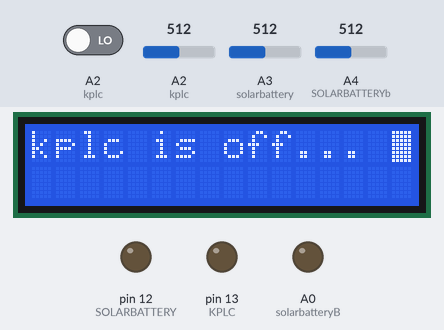
Recording of a sketch running on a simulated Arduino Uno, built with avr-gcc and run on an emulated ATmega328P. On the bench: 16×2 character LCD, output pins drawn as LEDs (lit = HIGH). Inputs (shaded band) come from the test bench; at power-on: A2 (kplc) = 512, A2 (kplc) LOW, A3 (solarbattery) = 512, A4 (SOLARBATTERYb) = 512. The local clock reads 2024-03-15 10:24:30 at power-on unless the sketch sets it; what the sketch prints to the serial monitor is not drawn.

Above: at 1.2 s.
1.3 s: A2 (kplc) set to 716
At 4.5 s:
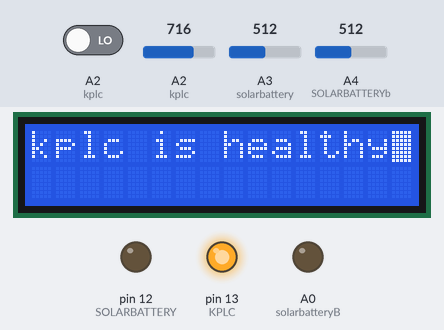
At 7.3 s:
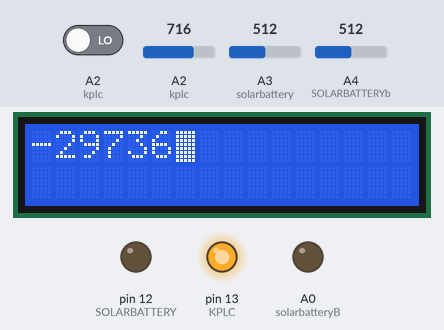
28.6 s: A2 (kplc) driven LOW
At 39.7 s:
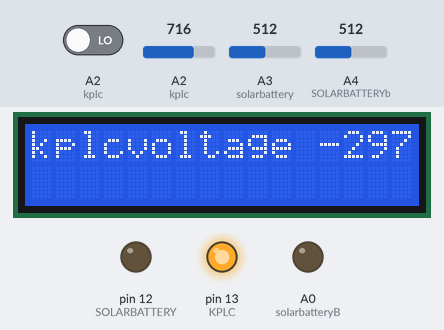
Timing chart, 0 to 41.0 s (numbered marks = the images above; inputs shaded):
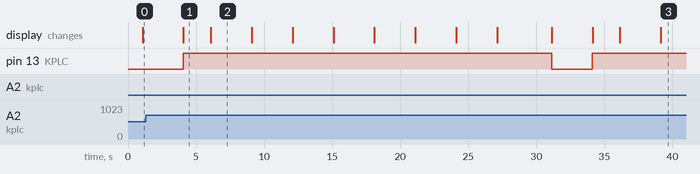

Measured:
- what the display in image 1 shows lasts 2.0 s, from 4.1 s to 6.1 s
- what the display in image 2 shows lasts 3.0 s, from 6.1 s to 9.1 s

The sketch:

Sketch1.ino
```cpp
/*
 Name:		Sketch1.ino
 Created:	1/12/2017 09:22:36
 Author:	Kennedy
*/
#include <LiquidCrystal.h>
#include <RTClib.h>
#include <Wire.h>

RTC_DS1307 rtc;

char buf1[20];


int kplc = A2; // ac voltage is step down, rectified and connected to analog pin 7
int KPLC = 13;//  pin 13 is conected to relay of kplc
int button1 = 8; // button to select one battery
int button2 = 9; //button to select two battery
int solarbattery = A3; // pin A3 is connected to the battery to measure battery votage
int solarbatteryB = 14;
int SOLARBATTERY = 12;//Relay of the solar batery is connected pin 12
int batteryStatus;

int solarChargerA = 6; //relay for charging the first battery.
int solarChargerB = 7; //relay for charging the second battery
int kplCurrent = A0;//pin A0 is connect to the current sensor
int solarCurrent = A1;
int SOLARBATTERYb = A4;// pin A4 is connected to the second solar battery to measure it's voltage.
int SolarPanel = A5;// pin A5 is conncected to check whether the solar panel is active.
int _DATE_;
int _TIME_;
boolean LastStatus = LOW;
boolean LastStatusB = LOW;
int transformeRatio = 50; //this is the transformer ratio of the step down transformer.
int analogVal;
int empty;
int full;
int kplcValue;
int val = 0;  // variable to store the value read
LiquidCrystal lcd(10, 11, 5, 4, 3, 2);
char CurrentBattery;
int KplcCurrentSecond;
int currentSecond;
float kplcPower;
float totalCurrentUnitsUsed;
float totalUnitSaved;
float unitSaved;
float solarPower;
float totalkplcEnegyConsumed;
float kplcEnegyConsumed;


void setup()

{

	Serial.begin(9600);  //  setup serial
	pinMode(kplc, INPUT);
	pinMode(solarbattery, INPUT);
	pinMode(button1, INPUT);
	pinMode(button2, INPUT);
	pinMode(kplCurrent, INPUT);
	pinMode(KPLC, OUTPUT);
	pinMode(SOLARBATTERY, OUTPUT);
	pinMode(solarbatteryB, OUTPUT);
	pinMode(SOLARBATTERYb, INPUT);
	pinMode(solarChargerA, INPUT);
	pinMode(solarChargerB, INPUT);
	lcd.begin(16, 2);
	lcd.clear();
	Wire.begin();
	rtc.begin();
	rtc.adjust(DateTime(F(__DATE__), F(__TIME__)));


}

void loop()
{
	DateTime now = rtc.now();
	{
		Serial.print(F("Date/Time: "));
		Serial.println(buf1);
		delay(1000);
	}

	val = analogRead(kplc);    // read the input pin

	Serial.println(val);             // debug value


									 // code to check whether kplc is on or off
									 // if kplc( utility company) is on, relay connected to it switches in and power from utility company is used.

	if (digitalRead(kplc) == HIGH) {
		digitalWrite(KPLC, HIGH);
		digitalWrite(CurrentBattery, LOW);
		lcd.print("kplc is on... ");
		lcd.blink();

		delay(3000);

	}
	// if kplc is off relay connected to solar battery switches on thus power is supplied from the battery.
	else {
		digitalWrite(CurrentBattery, HIGH);
		digitalWrite(KPLC, LOW);
		lcd.clear();
		lcd.print("kplc is off... ");
		lcd.blink();

		delay(3000);

	}


	//
	// the loop routine runs over and over again forever:
	// read the input on analog pin 0:
	{int kplcVoltage = analogRead(kplc);
	// Convert the analog reading (which goes from 0 - 1023) to a voltage (0 - 5V):
	float voltage = kplcVoltage * (5.0 / 1023.0);
	kplcValue = voltage * transformeRatio *(1023.0 / 5.0);
	// print out the value you read:
	Serial.println(kplcValue);

	}
	if (237< kplcValue<243) //to prevent surges the voltage must be between the given range
	{
		digitalWrite(KPLC, HIGH);

		digitalWrite(CurrentBattery, LOW);
		lcd.clear();
		lcd.print("kplc is healthy");

		delay(2000);

		lcd.clear();
		lcd.print(kplcValue);

		delay(3000);


	}
	else {

		digitalWrite(CurrentBattery, HIGH);
		digitalWrite(KPLC, LOW);
		lcd.clear();
		lcd.print("kplc is not healthy");

		delay(2000);


	}


	analogVal = analogRead(solarbattery);
	const int voltageMin = 9;
	const int voltageMax = 13.0;
	batteryStatus = map(analogVal, voltageMin, voltageMax, 20, 100);

	{
		if (analogVal<10) {
			digitalWrite(KPLC, HIGH);
			digitalWrite(CurrentBattery, LOW);
		}
		else {
			digitalWrite(CurrentBattery, HIGH);
			digitalWrite(KPLC, LOW);
		}


		// DISCHARGING MODE OF THE BATTERY.

		{
			{
				if (analogVal > 13.0 && LastStatus == LOW || LastStatusB == LOW) {//to discharging the battery we check whether it was previously fully discharged and now it is fully charged.

					CurrentBattery = !CurrentBattery;
					LastStatus = HIGH;
					LastStatusB = HIGH;
				}
				else {
					LastStatus = digitalRead(CurrentBattery);
				}
				digitalWrite(CurrentBattery, HIGH);
			}
			// we used button 1 for situation where there is only one battery and button 2 for situation where there is 2 two batteries for longer discharging hours.
			switch (button1) { //button array
			case 1:
				100< batteryStatus <= 50;
				CurrentBattery = SOLARBATTERY;
				digitalWrite(CurrentBattery, HIGH);
				break;
			case 2:
				50< batteryStatus >= 25;
				CurrentBattery = SOLARBATTERY;

				if (kplc = HIGH) {
					100< batteryStatus <= 50;

					digitalWrite(CurrentBattery, LOW);
					digitalWrite(KPLC, HIGH);
				}
				else {
					if (solarCurrent<5) {
						digitalWrite(CurrentBattery, HIGH);
						digitalWrite(KPLC, LOW);
						delay(9000);
					}
				}

				break;
			case 3:
				batteryStatus < 24;
				digitalWrite(KPLC, HIGH);
				break;
			default:
				digitalWrite(KPLC, HIGH);
				lcd.print(" put in the correct battery port ");
			}


			switch (button2) { // we used button 1 for situation where there is only one battery and button 2 for situation where there is 2 two batteries for longer discharging hours.
			case 1:
				100< batteryStatus <= 50;
				CurrentBattery = SOLARBATTERY;
				digitalWrite(CurrentBattery, HIGH);
				break;
			case 2:
				50< batteryStatus <= 25;
				CurrentBattery = solarbatteryB;

				if (solarCurrent<5) {
					digitalWrite(CurrentBattery, HIGH);
				}
				else {
					digitalWrite(CurrentBattery, LOW);
					delay(9000);
				}
				break;
			case 3://( batteryStatus<25):
				digitalWrite(SOLARBATTERY, HIGH);
				break;
			default:
				digitalWrite(KPLC, HIGH);
				lcd.print(" put in the correct battery port ");
			}

		}


		// CHARGING MODE IF THE BATTERIES
		{
			int BatteryStatusB = analogRead(SOLARBATTERYb);
			const int voltageMin = 9.5;
			const int voltageMax = 13.0;
			BatteryStatusB = map(analogVal, empty, full, 25, 100);


			if (LastStatusB = HIGH && BatteryStatusB == 25) {
				if (LastStatus = LOW && batteryStatus == 20) {


					CurrentBattery = !CurrentBattery;
					LastStatus = LOW;
					LastStatusB = LOW;


					//for the code below use boolean to charge the battery


					switch (button2) {

						digitalRead(SolarPanel) == HIGH;
					case 1:
						90<BatteryStatusB<25;
						digitalWrite(solarChargerA, LOW);
						digitalWrite(solarChargerB, HIGH);
						break;

					case 2:
						BatteryStatusB>90 && 90< batteryStatus <24;
						digitalWrite(solarChargerA, HIGH);
						digitalWrite(solarChargerB, LOW);

						break;

					case 3:
						BatteryStatusB>90 && batteryStatus>90;
						digitalWrite(solarChargerA, LOW);

						break;
					}
				}

			}

			/*please help me create a varible that resets back to zero once 30 or 31 days have elaspe. so that i can use it to calculate KWH spent(unit metered by kplc) and KWH saved( units consumed while usin solar battery).
			and also debug*/

			{
				if (CurrentBattery == HIGH) {

					int currentSecond = 0;
					currentSecond = currentSecond + now.second();
				}

				if (KPLC == HIGH) {

					int Kplc_current_second = 0;
					KplcCurrentSecond = KplcCurrentSecond + now.second();
				}
				kplcPower = kplcValue*kplCurrent;
				kplcEnegyConsumed = kplcPower*KplcCurrentSecond / 3600000;
				totalkplcEnegyConsumed = totalkplcEnegyConsumed + kplcEnegyConsumed;

				solarPower = analogVal*solarCurrent;
				unitSaved = solarPower*currentSecond / 3600000;
				totalUnitSaved = totalUnitSaved + unitSaved;
				totalCurrentUnitsUsed = totalUnitSaved + totalkplcEnegyConsumed;

				lcd.clear();
				lcd.print("kplcvoltage ");
				lcd.print(kplcValue);

				delay(3000);

				lcd.clear();
				lcd.print("current ");
				lcd.print(kplCurrent);

				delay(3000);


				lcd.clear();
				lcd.print(" energy");
				lcd.print(totalkplcEnegyConsumed);

				delay(3000);


				lcd.clear();
				lcd.print("S voltage ");
				lcd.print(analogVal);

				delay(3000);

				lcd.clear();
				lcd.print("S current ");
				lcd.print(solarCurrent);

				delay(3000);


				lcd.clear();
				lcd.print(" S energy");
				lcd.print(totalUnitSaved);

				delay(3000);


				lcd.clear();
				lcd.print("total units ");
				lcd.print(totalCurrentUnitsUsed);

				delay(3000); }
		}
	}


}


/*
The Simplest Way to check battery Status and display or do something...

1:Suppose I have 3 LEDs: LED1,LED2 and LED3,
1.1: I can decalre their pinValues
2: Declare where my Battery is
2.1: Continously AnalogRead the battery.
2.2: Attach an interrupt to monitor changes in the Battery Status
2.2.1: example  (modify this as needed)
										....
										other declarations eg batPin for batteryPin
										....
										volatile int  batteryStatus = analogRead(batPin);

										void setup(){
										...
										other stuff in the setup like pinMode declarations
										...
										attachInterrupt(0,bat_ISR,CHANGE);

										...The above code will help us monitor an Interrupt Request Service for any changes in the bat level
										other codes
										...
										}
										void loop(){

										...some other stuff

										}

										void bat_ISR(){
										...
										..code to check battery
										...if 50% , do something
										...if 25% ,another thing
										...if <25% ,do something else
										}

				OR...

3.0 Simpler Code but not efficient....
	analogRead battery value...
	assign value to another variable
	map this variable:
						like so ...
					 	volatile int batVar = map(batteryStatus,0,12,0,100);

						...we're talking the value of the analog read
						switch(batVar){
									case >= 50 :
									...do something if battery status is greater than 50%
									break;
									case >=25 :
									..do stuff
									break;
									case <24 :
									...do more stuff
									break;
						}

4.0 : Reading time and Showing it...Ensure RTC is running...Set manually if not...
	: Break this code and see how you will fit it...

	have this in the setup() ...

	remember to use a suitable baud rate...

	   Serial.begin(57600);
	   if (!rtc.begin()) {
	   Serial.println("Couldn't find RTC");
	   while (1);
	   }

	   //If RTC is Running ...Adjust the date to Now
	   if (!rtc.isrunning()) {
	   Serial.println("RTC is NOT running!");
	   // following line sets the RTC to the date & time this sketch was compiled
	   rtc.adjust(DateTime(F(__DATE__), F(__TIME__)));
	   //use  rtc.adjust(DateTime(2017, 1, 12, 11, 0, 0)); to set the clock manually
	   }

	   then...in your loop() ... have this...
	   DateTime now = rtc.now();


	   Serial.print(" In 3 hours time... ");
	   Serial.print(now.year(), DEC);
	   Serial.print('/');
	   Serial.print(now.month(), DEC);
	   Serial.print('/');
	   Serial.print(now.day(), DEC);
	   Serial.print(' ');
	   Serial.print(now.hour(), DEC);
	   Serial.print(':');
	   Serial.print(now.minute(), DEC);
	   Serial.print(':');
	   Serial.print(now.second(), DEC);
	   Serial.println();

	   Serial.println();
	   delay(3000);


*/
```
